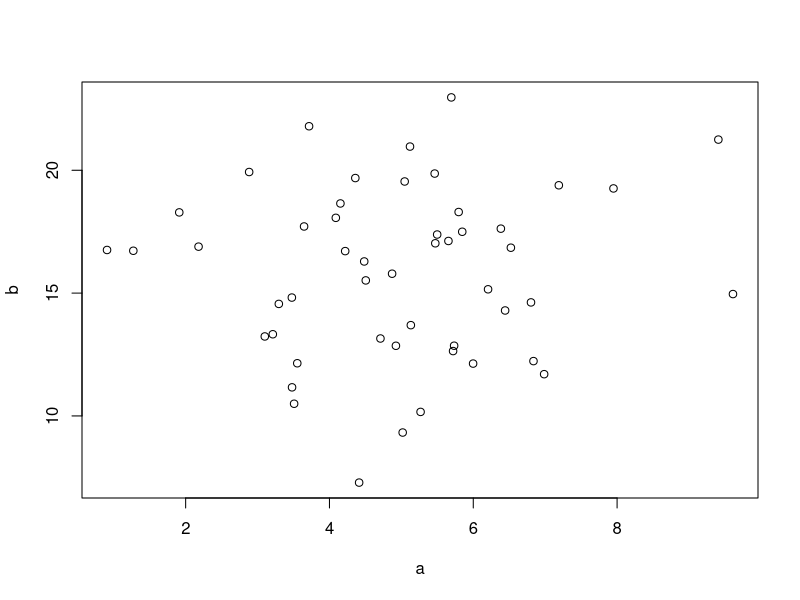
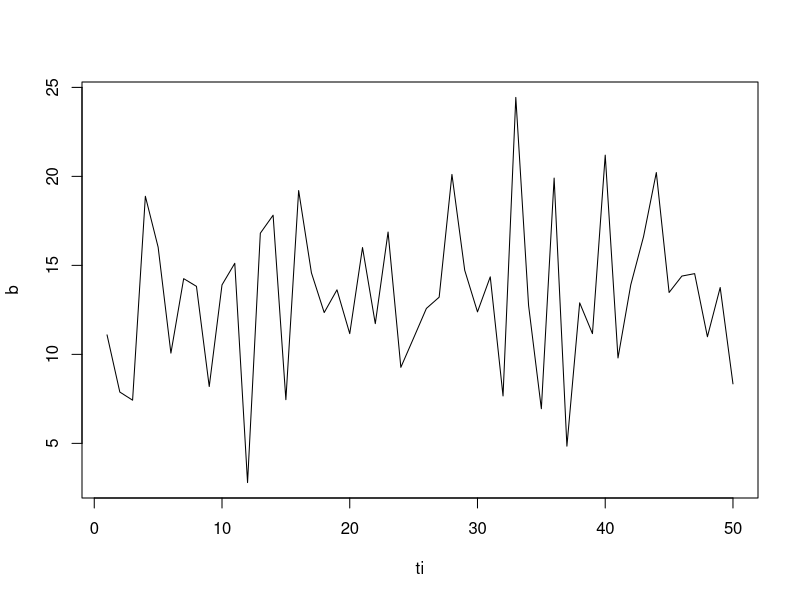
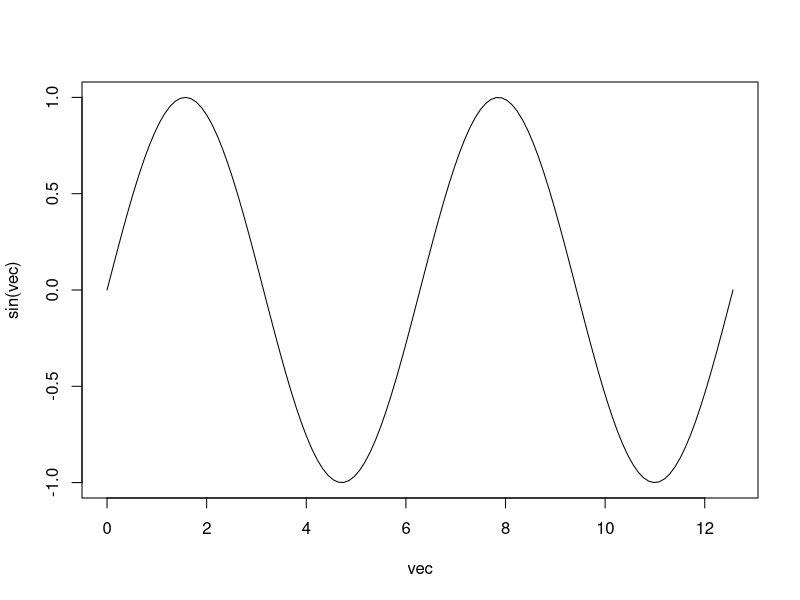
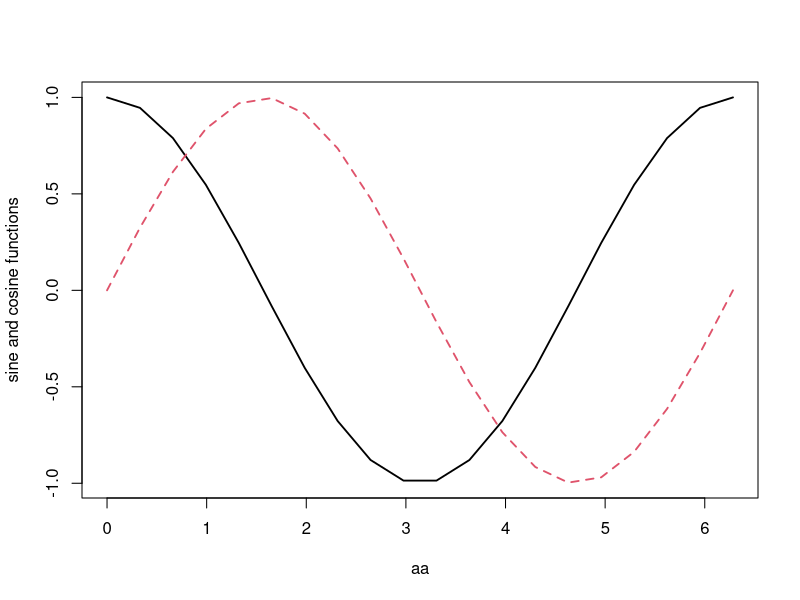
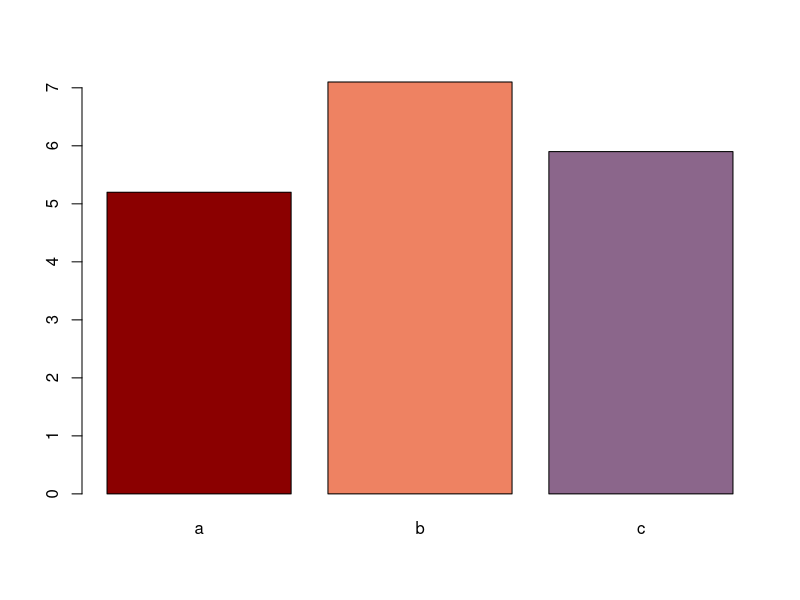
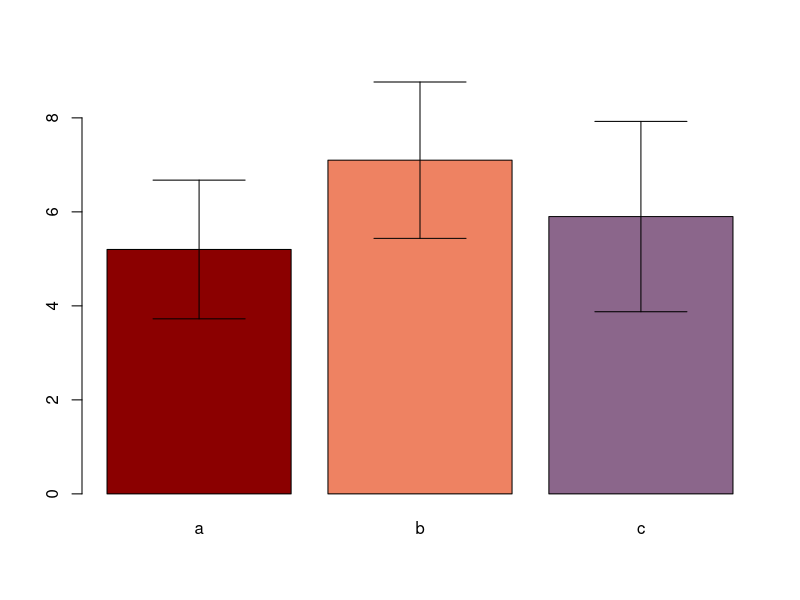
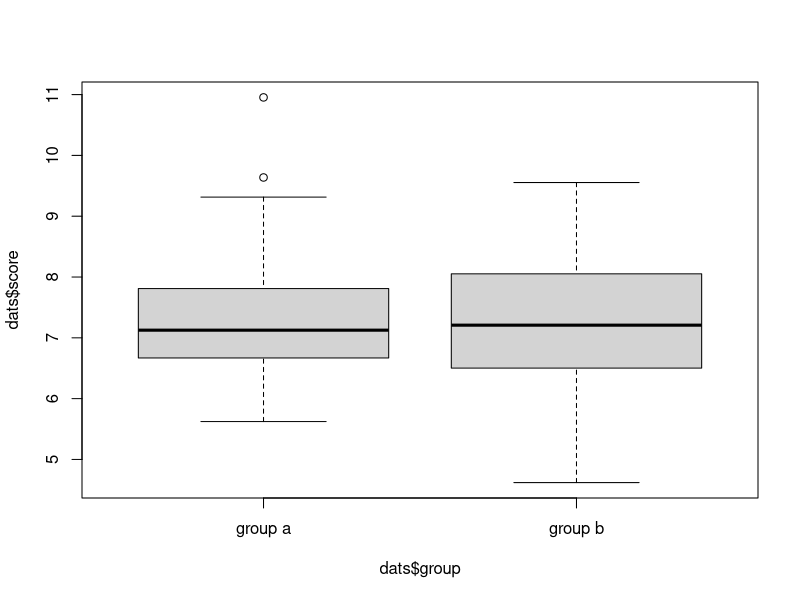
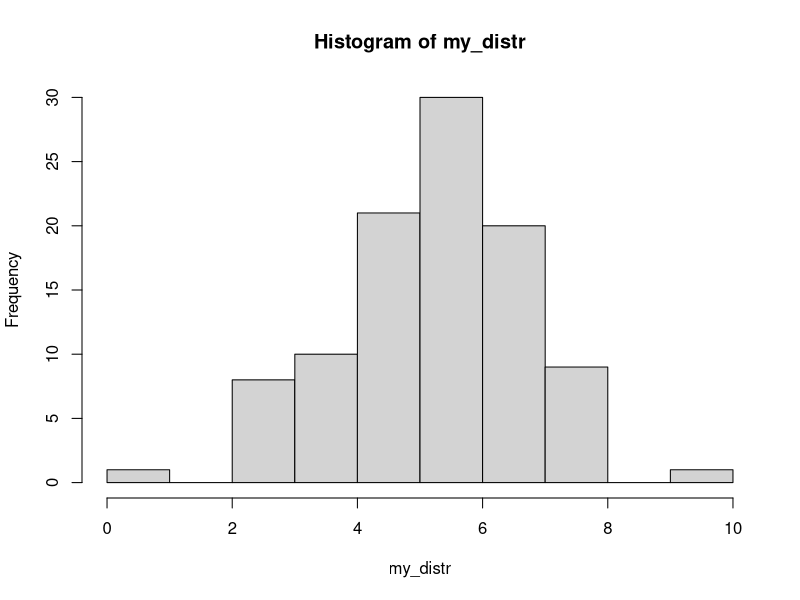

Write R code to recreate these figures, in order.
## ---- chunk 1
knitr::opts_chunk$set(fig.width=6, fig.height=6)
## ---- chunk 2
  a = rnorm(5, 1.6, n=50)
  b = rnorm(15, 4.3, n=50)
## ---- chunk 3
plot(x=a, y=b) ## or for short plot(a, b)
## ---- chunk 4
ti=1:50
b=rnorm(15,4.3,n=50)
plot(ti, b, type='l')
## ---- chunk 5
vec = seq(from=0, to=4*pi, length=120)
plot(vec,sin(vec), type="l")
## ---- chunk 6
a= seq(from=0, to= 2*pi, length=20)
s = sin(a)
c = cos(a)
aa = cbind(a,a) #matrix of hor coord
cs = cbind(c,s) #matrix of vert coord
matplot(x=aa, y=cs, type="l", lwd=1.8, ylab="sine and cosine functions")
## ---- chunk 7
test = read.table("datasets/test.txt", header=TRUE)
## ---- chunk 8
test2 = stack(test)
## ---- chunk 9
head(test2, n=10)
## ---- chunk 10
test_means = tapply(X=test2$values, IND=test2$ind, FUN=mean)
test_sd = tapply(X=test2$values, IND=test2$ind, FUN=sd)
## ---- chunk 11
barplot(test_means, col=c("darkred","salmon2","plum4"))
## ---- chunk 12
library(gplots)
## ---- chunk 13
upper = test_means + (test_sd)
lower = test_means - (test_sd)
## ---- chunk 14
barplot2(test_means,col=c("darkred","salmon2","plum4"),
         plot.ci=TRUE,ci.u=upper,ci.l=lower)
## ---- chunk 15
dats = read.table("datasets/boxplot1.txt", header=TRUE)
boxplot(dats$score~dats$group, names=c("group a", "group b"))
## ---- chunk 16
my_distr = rnorm(100, 5, 1.7)
hist(my_distr)
## ---- chunk 17
stripchart(dats$score~dats$group, method="jitter",
           jitter=0.1, pch=1, vertical=TRUE)
## ---- chunk 18
dats = read.table('datasets/direrr_all.txt', header=T)
levels(dats$congr)[1] = 'c - congruent'
levels(dats$congr)[2] = 'a - inc. goal-directed'
levels(dats$congr)[3] = 'b - inc. no-goal-directed'

interaction.plot(dats$SOA,dats$congr,dats$errors,
                 ylab="Proportion of errors", xlab="SOA",
                 trace.label="Congruency",
                 lty=c("solid","dashed","dotdash"))
## ---- chunk 19
interaction.plot(dats$SOA,dats$congr,dats$errors,
                 ylab="Proportion of errors", xlab="SOA",
                 trace.label="Congruency",
                 lty=c("solid","dashed","dotdash"),
                 type="b",pch=c(0,15,17))
